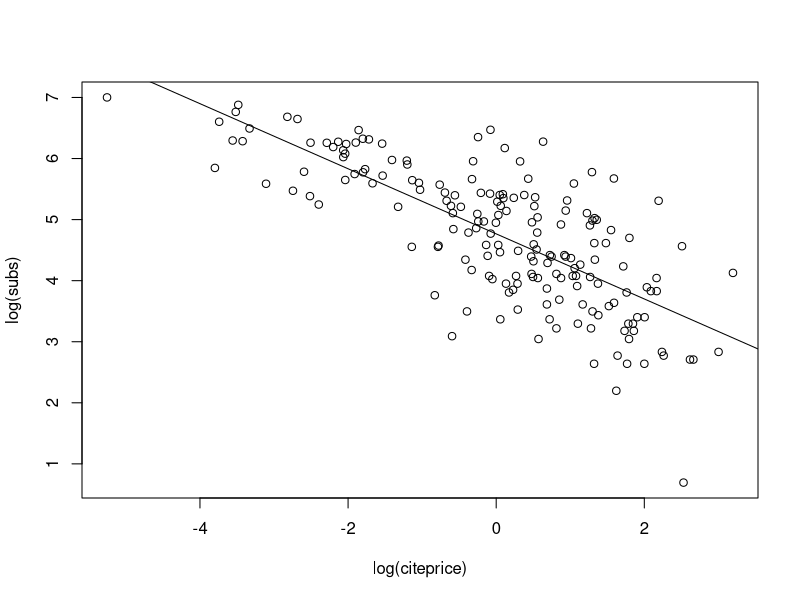
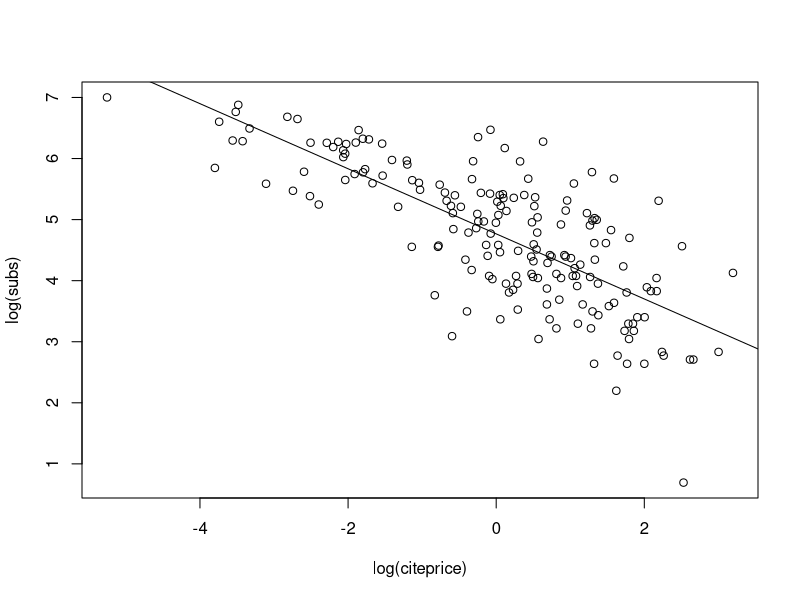
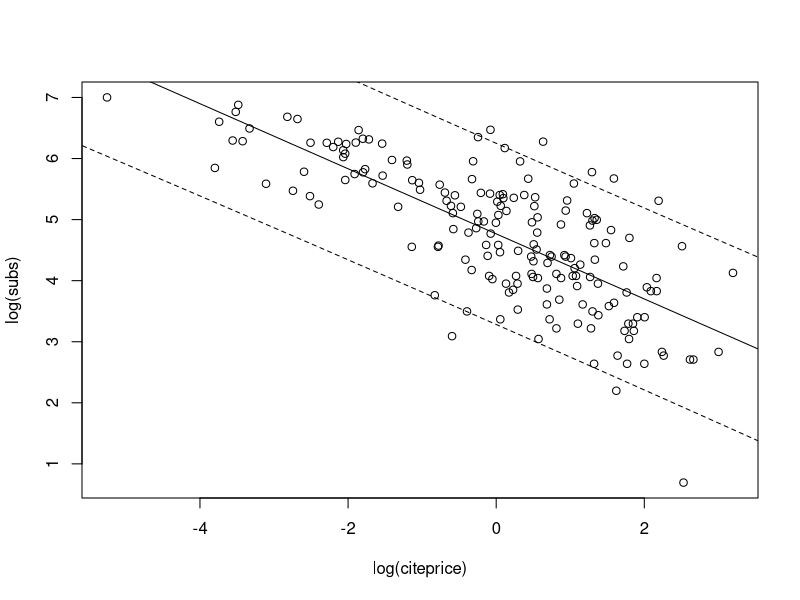
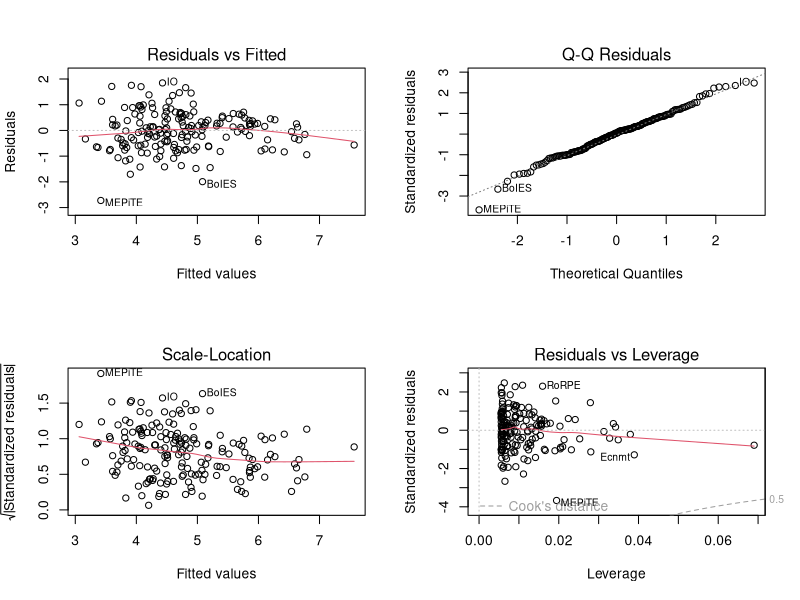
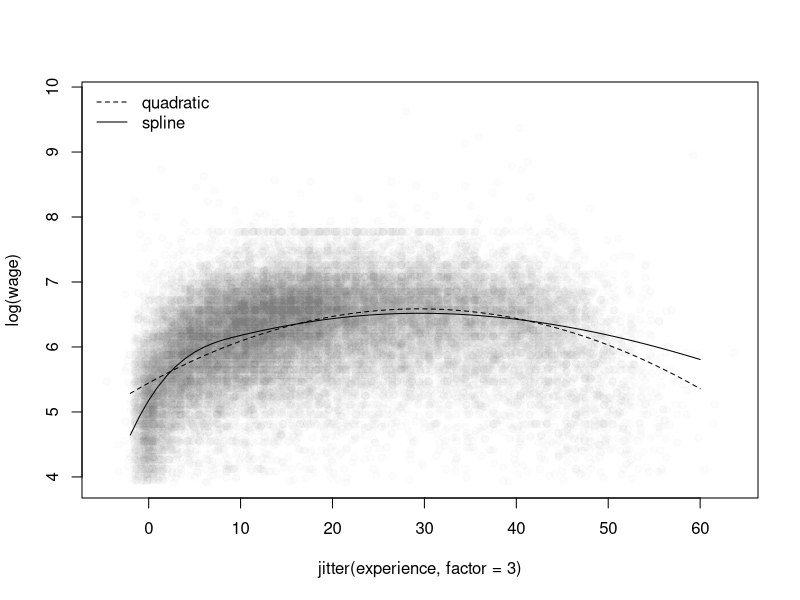
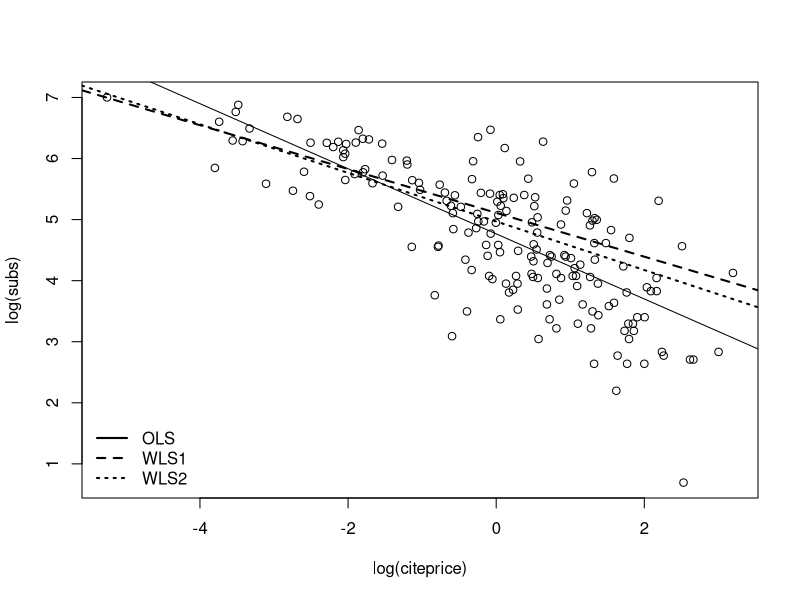
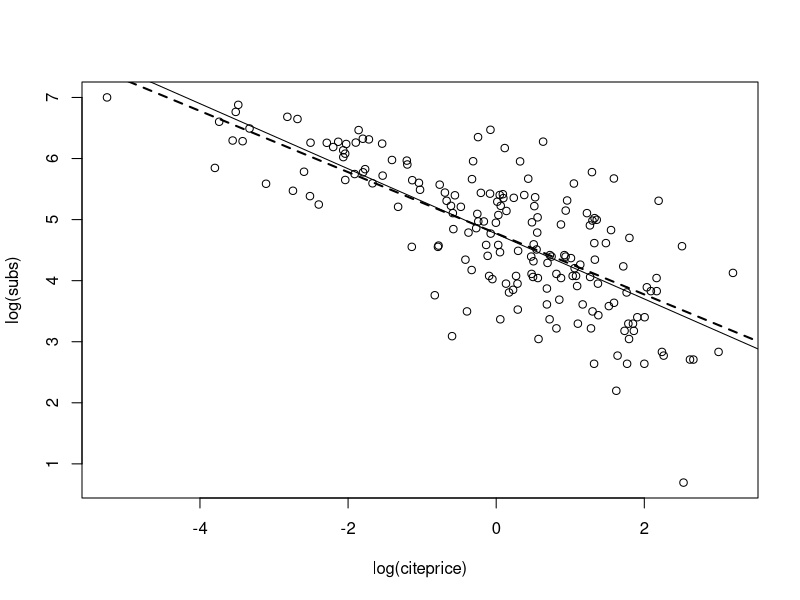
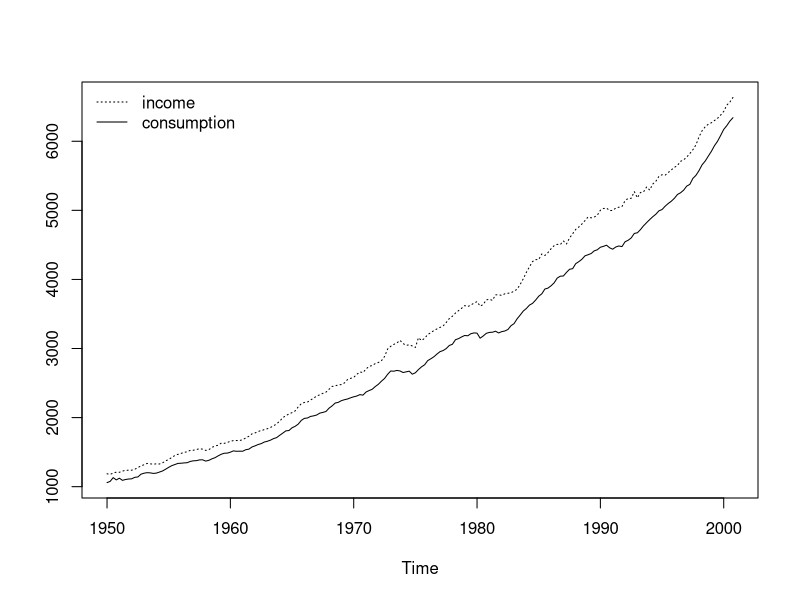

Here is the R script that generated these plots, in order:
###################################################
### chunk number 1: setup
###################################################
options(prompt = "R> ", continue = "+  ", width = 64,
        digits = 4, show.signif.stars = FALSE, useFancyQuotes = FALSE)

options(SweaveHooks = list(onefig =   function() {par(mfrow = c(1,1))},
                           twofig =   function() {par(mfrow = c(1,2))},
                           threefig = function() {par(mfrow = c(1,3))},
                           fourfig =  function() {par(mfrow = c(2,2))},
                           sixfig =   function() {par(mfrow = c(3,2))}))

library("AER")

suppressWarnings(RNGversion("3.5.0"))
set.seed(1071)


###################################################
### chunk number 2: data-journals
###################################################
data("Journals")
journals <- Journals[, c("subs", "price")]
journals$citeprice <- Journals$price/Journals$citations
summary(journals)


###################################################
### chunk number 3: linreg-plot eval=FALSE
###################################################
plot(log(subs) ~ log(citeprice), data = journals)
jour_lm <- lm(log(subs) ~ log(citeprice), data = journals)
abline(jour_lm)


###################################################
### chunk number 4: linreg-plot1
###################################################
plot(log(subs) ~ log(citeprice), data = journals)
jour_lm <- lm(log(subs) ~ log(citeprice), data = journals)
abline(jour_lm)


###################################################
### chunk number 5: linreg-class
###################################################
class(jour_lm)


###################################################
### chunk number 6: linreg-names
###################################################
names(jour_lm)


###################################################
### chunk number 7: linreg-summary
###################################################
summary(jour_lm)


###################################################
### chunk number 8: linreg-summary
###################################################
jour_slm <- summary(jour_lm)
class(jour_slm)
names(jour_slm)


###################################################
### chunk number 9: linreg-coef
###################################################
jour_slm$coefficients


###################################################
### chunk number 10: linreg-anova
###################################################
anova(jour_lm)


###################################################
### chunk number 11: journals-coef
###################################################
coef(jour_lm)


###################################################
### chunk number 12: journals-confint
###################################################
confint(jour_lm, level = 0.95)


###################################################
### chunk number 13: journals-predict
###################################################
predict(jour_lm, newdata = data.frame(citeprice = 2.11),
        interval = "confidence")
predict(jour_lm, newdata = data.frame(citeprice = 2.11),
        interval = "prediction")


###################################################
### chunk number 14: predict-plot eval=FALSE
###################################################
## lciteprice <- seq(from = -6, to = 4, by = 0.25)
## jour_pred <- predict(jour_lm, interval = "prediction",
##   newdata = data.frame(citeprice = exp(lciteprice)))
## plot(log(subs) ~ log(citeprice), data = journals)
## lines(jour_pred[, 1] ~ lciteprice, col = 1)
## lines(jour_pred[, 2] ~ lciteprice, col = 1, lty = 2)
## lines(jour_pred[, 3] ~ lciteprice, col = 1, lty = 2)


###################################################
### chunk number 15: predict-plot1
###################################################
lciteprice <- seq(from = -6, to = 4, by = 0.25)
jour_pred <- predict(jour_lm, interval = "prediction",
                     newdata = data.frame(citeprice = exp(lciteprice)))
plot(log(subs) ~ log(citeprice), data = journals)
lines(jour_pred[, 1] ~ lciteprice, col = 1)
lines(jour_pred[, 2] ~ lciteprice, col = 1, lty = 2)
lines(jour_pred[, 3] ~ lciteprice, col = 1, lty = 2)


###################################################
### chunk number 16: journals-plot eval=FALSE
###################################################
## par(mfrow = c(2, 2))
## plot(jour_lm)
## par(mfrow = c(1, 1))


###################################################
### chunk number 17: journals-plot1
###################################################
par(mfrow = c(2, 2))
plot(jour_lm)
par(mfrow = c(1, 1))


###################################################
### chunk number 18: journal-lht
###################################################
linearHypothesis(jour_lm, "log(citeprice) = -0.5")


###################################################
### chunk number 19: CPS-data
###################################################
data("CPS1988")
summary(CPS1988)


###################################################
### chunk number 20: CPS-base
###################################################
cps_lm <- lm(log(wage) ~ experience + I(experience^2) +
                   education + ethnicity, data = CPS1988)


###################################################
### chunk number 21: CPS-visualization-unused eval=FALSE
###################################################
## ex <- 0:56
## ed <- with(CPS1988, tapply(education,
##   list(ethnicity, experience), mean))[, as.character(ex)]
## fm <- cps_lm
## wago <- predict(fm, newdata = data.frame(experience = ex,
##   ethnicity = "cauc", education = as.numeric(ed["cauc",])))
## wagb <- predict(fm, newdata = data.frame(experience = ex,
##   ethnicity = "afam", education = as.numeric(ed["afam",])))
## plot(log(wage) ~ experience, data = CPS1988, pch = ".",
##   col = as.numeric(ethnicity))
## lines(ex, wago)
## lines(ex, wagb, col = 2)


###################################################
### chunk number 22: CPS-summary
###################################################
summary(cps_lm)


###################################################
### chunk number 23: CPS-noeth
###################################################
cps_noeth <- lm(log(wage) ~ experience + I(experience^2) +
                      education, data = CPS1988)
anova(cps_noeth, cps_lm)


###################################################
### chunk number 24: CPS-anova
###################################################
anova(cps_lm)


###################################################
### chunk number 25: CPS-noeth2 eval=FALSE
###################################################
## cps_noeth <- update(cps_lm, formula = . ~ . - ethnicity)


###################################################
### chunk number 26: CPS-waldtest
###################################################
waldtest(cps_lm, . ~ . - ethnicity)


###################################################
### chunk number 27: CPS-spline
###################################################
library("splines")
cps_plm <- lm(log(wage) ~ bs(experience, df = 5) +
                    education + ethnicity, data = CPS1988)


###################################################
### chunk number 28: CPS-spline-summary eval=FALSE
###################################################
## summary(cps_plm)


###################################################
### chunk number 29: CPS-BIC
###################################################
cps_bs <- lapply(3:10, function(i) lm(log(wage) ~
                                            bs(experience, df = i) + education + ethnicity,
                                      data = CPS1988))
structure(sapply(cps_bs, AIC, k = log(nrow(CPS1988))),
          .Names = 3:10)


###################################################
### chunk number 30: plm-plot eval=FALSE
###################################################
## cps <- data.frame(experience = -2:60, education =
##   with(CPS1988, mean(education[ethnicity == "cauc"])),
##   ethnicity = "cauc")
## cps$yhat1 <- predict(cps_lm, newdata = cps)
## cps$yhat2 <- predict(cps_plm, newdata = cps)
##
## plot(log(wage) ~ jitter(experience, factor = 3), pch = 19,
##   col = rgb(0.5, 0.5, 0.5, alpha = 0.02), data = CPS1988)
## lines(yhat1 ~ experience, data = cps, lty = 2)
## lines(yhat2 ~ experience, data = cps)
## legend("topleft", c("quadratic", "spline"), lty = c(2,1),
##   bty = "n")


###################################################
### chunk number 31: plm-plot1
###################################################
cps <- data.frame(experience = -2:60, education =
                        with(CPS1988, mean(education[ethnicity == "cauc"])),
                  ethnicity = "cauc")
cps$yhat1 <- predict(cps_lm, newdata = cps)
cps$yhat2 <- predict(cps_plm, newdata = cps)

plot(log(wage) ~ jitter(experience, factor = 3), pch = 19,
     col = rgb(0.5, 0.5, 0.5, alpha = 0.02), data = CPS1988)
lines(yhat1 ~ experience, data = cps, lty = 2)
lines(yhat2 ~ experience, data = cps)
legend("topleft", c("quadratic", "spline"), lty = c(2,1),
       bty = "n")


###################################################
### chunk number 32: CPS-int
###################################################
cps_int <- lm(log(wage) ~ experience + I(experience^2) +
                    education * ethnicity, data = CPS1988)
coeftest(cps_int)


###################################################
### chunk number 33: CPS-int2 eval=FALSE
###################################################
## cps_int <- lm(log(wage) ~ experience + I(experience^2) +
##   education + ethnicity + education:ethnicity,
##   data = CPS1988)


###################################################
### chunk number 34: CPS-sep
###################################################
cps_sep <- lm(log(wage) ~ ethnicity /
                    (experience + I(experience^2) + education) - 1,
              data = CPS1988)


###################################################
### chunk number 35: CPS-sep-coef
###################################################
cps_sep_cf <- matrix(coef(cps_sep), nrow = 2)
rownames(cps_sep_cf) <- levels(CPS1988$ethnicity)
colnames(cps_sep_cf) <- names(coef(cps_lm))[1:4]
cps_sep_cf


###################################################
### chunk number 36: CPS-sep-anova
###################################################
anova(cps_sep, cps_lm)


###################################################
### chunk number 37: CPS-sep-visualization-unused eval=FALSE
###################################################
## ex <- 0:56
## ed <- with(CPS1988, tapply(education, list(ethnicity,
##   experience), mean))[, as.character(ex)]
## fm <- cps_lm
## wago <- predict(fm, newdata = data.frame(experience = ex,
##   ethnicity = "cauc", education = as.numeric(ed["cauc",])))
## wagb <- predict(fm, newdata = data.frame(experience = ex,
##   ethnicity = "afam", education = as.numeric(ed["afam",])))
## plot(log(wage) ~ jitter(experience, factor = 2),
##   data = CPS1988, pch = ".", col = as.numeric(ethnicity))
##
##
## plot(log(wage) ~ as.factor(experience), data = CPS1988,
##   pch = ".")
## lines(ex, wago, lwd = 2)
## lines(ex, wagb, col = 2, lwd = 2)
## fm <- cps_sep
## wago <- predict(fm, newdata = data.frame(experience = ex,
##   ethnicity = "cauc", education = as.numeric(ed["cauc",])))
## wagb <- predict(fm, newdata = data.frame(experience = ex,
##   ethnicity = "afam", education = as.numeric(ed["afam",])))
## lines(ex, wago, lty = 2, lwd = 2)
## lines(ex, wagb, col = 2, lty = 2, lwd = 2)


###################################################
### chunk number 38: CPS-region
###################################################
CPS1988$region <- relevel(CPS1988$region, ref = "south")
cps_region <- lm(log(wage) ~ ethnicity + education +
                       experience + I(experience^2) + region, data = CPS1988)
coef(cps_region)


###################################################
### chunk number 39: wls1
###################################################
jour_wls1 <- lm(log(subs) ~ log(citeprice), data = journals,
                weights = 1/citeprice^2)


###################################################
### chunk number 40: wls2
###################################################
jour_wls2 <- lm(log(subs) ~ log(citeprice), data = journals,
                weights = 1/citeprice)


###################################################
### chunk number 41: journals-wls1 eval=FALSE
###################################################
## plot(log(subs) ~ log(citeprice), data = journals)
## abline(jour_lm)
## abline(jour_wls1, lwd = 2, lty = 2)
## abline(jour_wls2, lwd = 2, lty = 3)
## legend("bottomleft", c("OLS", "WLS1", "WLS2"),
##   lty = 1:3, lwd = 2, bty = "n")


###################################################
### chunk number 42: journals-wls11
###################################################
plot(log(subs) ~ log(citeprice), data = journals)
abline(jour_lm)
abline(jour_wls1, lwd = 2, lty = 2)
abline(jour_wls2, lwd = 2, lty = 3)
legend("bottomleft", c("OLS", "WLS1", "WLS2"),
       lty = 1:3, lwd = 2, bty = "n")


###################################################
### chunk number 43: fgls1
###################################################
auxreg <- lm(log(residuals(jour_lm)^2) ~ log(citeprice),
             data = journals)
jour_fgls1 <- lm(log(subs) ~ log(citeprice),
                 weights = 1/exp(fitted(auxreg)), data = journals)


###################################################
### chunk number 44: fgls2
###################################################
gamma2i <- coef(auxreg)[2]
gamma2 <- 0
while(abs((gamma2i - gamma2)/gamma2) > 1e-7) {
      gamma2 <- gamma2i
      fglsi <- lm(log(subs) ~ log(citeprice), data = journals,
                  weights = 1/citeprice^gamma2)
      gamma2i <- coef(lm(log(residuals(fglsi)^2) ~
                               log(citeprice), data = journals))[2]
}
jour_fgls2 <- lm(log(subs) ~ log(citeprice), data = journals,
                 weights = 1/citeprice^gamma2)


###################################################
### chunk number 45: fgls2-coef
###################################################
coef(jour_fgls2)


###################################################
### chunk number 46: journals-fgls
###################################################
plot(log(subs) ~ log(citeprice), data = journals)
abline(jour_lm)
abline(jour_fgls2, lty = 2, lwd = 2)


###################################################
### chunk number 47: usmacro-plot eval=FALSE
###################################################
## data("USMacroG")
## plot(USMacroG[, c("dpi", "consumption")], lty = c(3, 1),
##   plot.type = "single", ylab = "")
## legend("topleft", legend = c("income", "consumption"),
##   lty = c(3, 1), bty = "n")


###################################################
### chunk number 48: usmacro-plot1
###################################################
data("USMacroG")
plot(USMacroG[, c("dpi", "consumption")], lty = c(3, 1),
     plot.type = "single", ylab = "")
legend("topleft", legend = c("income", "consumption"),
       lty = c(3, 1), bty = "n")


###################################################
### chunk number 49: usmacro-fit
###################################################
library("dynlm")
cons_lm1 <- dynlm(consumption ~ dpi + L(dpi), data = USMacroG)
cons_lm2 <- dynlm(consumption ~ dpi + L(consumption),
                  data = USMacroG)


###################################################
### chunk number 50: usmacro-summary1
###################################################
summary(cons_lm1)


###################################################
### chunk number 51: usmacro-summary2
###################################################
summary(cons_lm2)


###################################################
### chunk number 52: dynlm-plot eval=FALSE
###################################################
## plot(merge(as.zoo(USMacroG[,"consumption"]), fitted(cons_lm1),
##   fitted(cons_lm2), 0, residuals(cons_lm1),
##   residuals(cons_lm2)), screens = rep(1:2, c(3, 3)),
##   lty = rep(1:3, 2), ylab = c("Fitted values", "Residuals"),
##   xlab = "Time", main = "")
## legend(0.05, 0.95, c("observed", "cons_lm1", "cons_lm2"),
##   lty = 1:3, bty = "n")


###################################################
### chunk number 53: dynlm-plot1
###################################################
plot(merge(as.zoo(USMacroG[,"consumption"]), fitted(cons_lm1),
           fitted(cons_lm2), 0, residuals(cons_lm1),
           residuals(cons_lm2)), screens = rep(1:2, c(3, 3)),
     lty = rep(1:3, 2), ylab = c("Fitted values", "Residuals"),
     xlab = "Time", main = "")
legend(0.05, 0.95, c("observed", "cons_lm1", "cons_lm2"),
       lty = 1:3, bty = "n")


###################################################
### chunk number 54: encompassing1
###################################################
cons_lmE <- dynlm(consumption ~ dpi + L(dpi) +
                        L(consumption), data = USMacroG)


###################################################
### chunk number 55: encompassing2
###################################################
anova(cons_lm1, cons_lmE, cons_lm2)


###################################################
### chunk number 56: encompassing3
###################################################
encomptest(cons_lm1, cons_lm2)


###################################################
### chunk number 57: pdata.frame
###################################################
data("Grunfeld", package = "AER")
library("plm")
gr <- subset(Grunfeld, firm %in% c("General Electric",
                                   "General Motors", "IBM"))
pgr <- pdata.frame(gr, index = c("firm", "year"))


###################################################
### chunk number 58: plm-pool
###################################################
gr_pool <- plm(invest ~ value + capital, data = pgr,
               model = "pooling")


###################################################
### chunk number 59: plm-FE
###################################################
gr_fe <- plm(invest ~ value + capital, data = pgr,
             model = "within")
summary(gr_fe)


###################################################
### chunk number 60: plm-pFtest
###################################################
pFtest(gr_fe, gr_pool)


###################################################
### chunk number 61: plm-RE
###################################################
gr_re <- plm(invest ~ value + capital, data = pgr,
             model = "random", random.method = "walhus")
summary(gr_re)


###################################################
### chunk number 62: plm-plmtest
###################################################
plmtest(gr_pool)


###################################################
### chunk number 63: plm-phtest
###################################################
phtest(gr_re, gr_fe)


###################################################
### chunk number 64: EmplUK-data
###################################################
data("EmplUK", package = "plm")


###################################################
### chunk number 65: plm-AB
###################################################
empl_ab <- pgmm(log(emp) ~ lag(log(emp), 1:2) + lag(log(wage), 0:1) +
                      log(capital) + lag(log(output), 0:1) | lag(log(emp), 2:99),
                data = EmplUK, index = c("firm", "year"),
                effect = "twoways", model = "twosteps")


###################################################
### chunk number 66: plm-AB-summary
###################################################
summary(empl_ab)


###################################################
### chunk number 67: systemfit
###################################################
library("systemfit")
gr2 <- subset(Grunfeld, firm %in% c("Chrysler", "IBM"))
pgr2 <- pdata.frame(gr2, c("firm", "year"))


###################################################
### chunk number 68: SUR
###################################################
gr_sur <- systemfit(invest ~ value + capital,
                    method = "SUR", data = pgr2)
summary(gr_sur, residCov = FALSE, equations = FALSE)


###################################################
### chunk number 69: nlme eval=FALSE
###################################################
library("nlme")
g1 <- subset(Grunfeld, firm == "Westinghouse")
gls(invest ~ value + capital, data = g1, correlation = corAR1())



Input = ("
Stream                   Longnose  Acerage  DO2   Maxdepth  NO3   SO4     Temp
BASIN_RUN                  13         2528    9.6  80        2.28  16.75   15.3
BEAR_BR                    12         3333    8.5  83        5.34   7.74   19.4
BEAR_CR                    54        19611    8.3  96        0.99  10.92   19.5
BEAVER_DAM_CR              19         3570    9.2  56        5.44  16.53   17
BEAVER_RUN                 37         1722    8.1  43        5.66   5.91   19.3
BENNETT_CR                  2          583    9.2  51        2.26   8.81   12.9
BIG_BR                     72         4790    9.4  91        4.1    5.65   16.7
BIG_ELK_CR                164        35971   10.2  81        3.2   17.53   13.8
BIG_PIPE_CR                18        25440    7.5  120       3.53   8.2    13.7
BLUE_LICK_RUN               1         2217    8.5  46        1.2   10.85   14.3
BROAD_RUN                  53         1971   11.9  56        3.25  11.12   22.2
BUFFALO_RUN                16        12620    8.3  37        0.61  18.87   16.8
BUSH_CR                    32        19046    8.3  120       2.93  11.31   18
CABIN_JOHN_CR              21         8612    8.2  103       1.57  16.09   15
CARROLL_BR                 23         3896   10.4  105       2.77  12.79   18.4
COLLIER_RUN                18         6298    8.6  42        0.26  17.63   18.2
CONOWINGO_CR              112        27350    8.5  65        6.95  14.94   24.1
DEAD_RUN                   25         4145    8.7  51        0.34  44.93   23
DEEP_RUN                    5         1175    7.7  57        1.3   21.68   21.8
DEER_CR                    26         8297    9.9  60        5.26  6.36    19.1
DORSEY_RUN                  8         7814    6.8  160       0.44  20.24   22.6
FALLS_RUN                  15         1745    9.4  48        2.19  10.27   14.3
FISHING_CR                 11         5046    7.6  109       0.73   7.1    19
FLINTSTONE_CR              11        18943    9.2  50        0.25  14.21   18.5
GREAT_SENECA_CR            87         8624    8.6  78        3.37   7.51   21.3
GREENE_BR                  33         2225    9.1  41        2.3    9.72   20.5
GUNPOWDER_FALLS            22        12659    9.7  65        3.3    5.98   18
HAINES_BR                  98         1967    8.6  50        7.71  26.44   16.8
HAWLINGS_R                  1         1172    8.3  73        2.62   4.64   20.5
HAY_MEADOW_BR               5          639    9.5  26        3.53   4.46   20.1
HERRINGTON_RUN              1         7056    6.4  60        0.25   9.82   24.5
HOLLANDS_BR                38         1934   10.5  85        2.34  11.44   12
ISRAEL_CR                  30         6260    9.5  133       2.41  13.77   21
LIBERTY_RES                12          424    8.3  62        3.49   5.82   20.2
LITTLE_ANTIETAM_CR         24         3488    9.3  44        2.11  13.37   24
LITTLE_BEAR_CR              6         3330    9.1  67        0.81   8.16   14.9
LITTLE_CONOCOCHEAGUE_CR    15         2227    6.8  54        0.33   7.6    24
LITTLE_DEER_CR             38         8115    9.6  110       3.4    9.22   20.5
LITTLE_FALLS               84         1600   10.2  56        3.54   5.69   19.5
LITTLE_GUNPOWDER_R          3        15305    9.7  85        2.6    6.96   17.5
LITTLE_HUNTING_CR          18         7121    9.5  58        0.51   7.41   16
LITTLE_PAINT_BR            63         5794    9.4  34        1.19  12.27   17.5
MAINSTEM_PATUXENT_R       239         8636    8.4  150       3.31   5.95   18.1
MEADOW_BR                 234         4803    8.5  93        5.01  10.98   24.3
MILL_CR                     6         1097    8.3  53        1.71  15.77   13.1
MORGAN_RUN                 76         9765    9.3  130       4.38   5.74   16.9
MUDDY_BR                   25         4266    8.9  68        2.05  12.77   17
MUDLICK_RUN                 8         1507    7.4  51        0.84  16.3    21
NORTH_BR                   23         3836    8.3  121       1.32   7.36   18.5
NORTH_BR_CASSELMAN_R       16        17419    7.4  48        0.29   2.5    18
NORTHWEST_BR                6         8735    8.2  63        1.56  13.22   20.8
NORTHWEST_BR_ANACOSTIA_R  100        22550    8.4  107       1.41  14.45   23
OWENS_CR                   80         9961    8.6  79        1.02   9.07   21.8
PATAPSCO_R                 28         4706    8.9  61        4.06   9.9    19.7
PINEY_BR                   48         4011    8.3  52        4.7    5.38   18.9
PINEY_CR                   18         6949    9.3  100       4.57  17.84   18.6
PINEY_RUN                  36        11405    9.2  70        2.17  10.17   23.6
PRETTYBOY_BR               19          904    9.8  39        6.81   9.2    19.2
RED_RUN                    32         3332    8.4  73        2.09   5.5    17.7
ROCK_CR                     3          575    6.8  33        2.47   7.61   18
SAVAGE_R                  106        29708    7.7  73        0.63  12.28   21.4
SECOND_MINE_BR             62         2511   10.2  60        4.17  10.75   17.7
SENECA_CR                  23        18422    9.9  45        1.58   8.37   20.1
SOUTH_BR_CASSELMAN_R        2         6311    7.6  46        0.64  21.16   18.5
SOUTH_BR_PATAPSCO          26         1450    7.9  60        2.96   8.84   18.6
SOUTH_FORK_LINGANORE_CR    20         4106   10.0  96        2.62   5.45   15.4
TUSCARORA_CR               38        10274    9.3  90        5.45  24.76   15
WATTS_BR                   19          510    6.7  82        5.25  14.19   26.5
")

df = read.table(textConnection(Input),header=TRUE)
